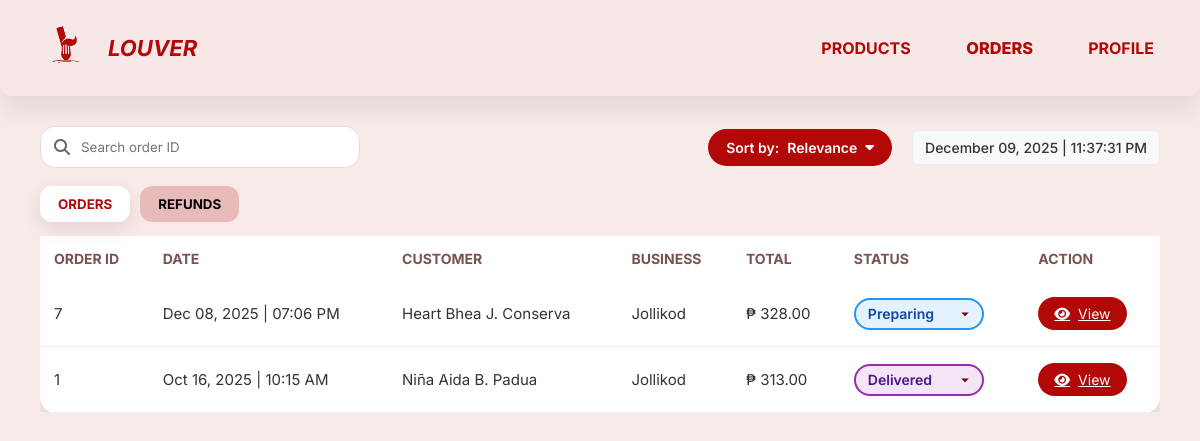
/html/business-owner/business-owner-myorders.php, run on the app's committed database.
### tables this page shows
CREATE TABLE IF NOT EXISTS `orders` (
  `order_id` int NOT NULL AUTO_INCREMENT,
  `customer_id` int NOT NULL,
  `vendor_id` int NOT NULL,
  `total_price` decimal(10,2) NOT NULL,
  `payment_method` enum('COD') DEFAULT 'COD',
  `order_status` enum('Preparing','Ready','Delivered','Rejected') DEFAULT 'Preparing',
  `rejection_reason` varchar(255) DEFAULT NULL,
  `delivery_address` text,
  `customer_note` text,
  `delivery_fee` decimal(10,2) NOT NULL DEFAULT '20.00',
  `created_at` timestamp NULL DEFAULT CURRENT_TIMESTAMP,
  PRIMARY KEY (`order_id`),
  KEY `customer_id` (`customer_id`),
  KEY `vendor_id` (`vendor_id`)
);

CREATE TABLE IF NOT EXISTS `customers` (
  `customer_id` int NOT NULL AUTO_INCREMENT,
  `NAME` varchar(150) NOT NULL,
  `contact_number` varchar(20) NOT NULL,
  `email` varchar(150) NOT NULL,
  `password_hash` varchar(255) NOT NULL,
  `profile_image` varchar(255) DEFAULT 'default.png',
  `created_at` timestamp NULL DEFAULT CURRENT_TIMESTAMP,
  PRIMARY KEY (`customer_id`),
  UNIQUE KEY `email` (`email`)
);

CREATE TABLE IF NOT EXISTS `vendors` (
  `vendor_id` int NOT NULL AUTO_INCREMENT,
  `business_name` varchar(200) NOT NULL,
  `owner_name` varchar(150) DEFAULT NULL,
  `contact_number` varchar(20) NOT NULL,
  `address` varchar(255) NOT NULL,
  `email` varchar(200) DEFAULT NULL,
  `description` text,
  `estimated_time` varchar(50) DEFAULT '10 mins',
  `business_permit` varchar(255) NOT NULL,
  `profile_image` varchar(255) DEFAULT 'default.png',
  `password_hash` varchar(255) DEFAULT NULL,
  `session_status` enum('Online','Offline') DEFAULT 'Offline',
  `created_at` timestamp NULL DEFAULT CURRENT_TIMESTAMP,
  `banner_image` varchar(255) DEFAULT NULL,
  PRIMARY KEY (`vendor_id`),
  UNIQUE KEY `business_name` (`business_name`),
  KEY `session_status` (`session_status`)
);

### html/business-owner/business-owner-myorders.php (the view, shortened to what this page needs)
<?php
$conn = null;
$databaseConnected = isset($conn) && $conn;
$vendor_id = $_SESSION['vendor_id'];
$orders = [];
if ($databaseConnected) {
    $sql = "SELECT o.order_id, o.total_price, o.order_status, o.created_at, o.rejection_reason,
            c.customer_id, c.NAME AS customer_name, c.contact_number, c.email,
            v.business_name
            FROM orders o
            JOIN customers c ON o.customer_id = c.customer_id
            JOIN vendors v ON o.vendor_id = v.vendor_id
            WHERE o.vendor_id = ?
            ORDER BY o.created_at DESC";
    try {
        $stmt = $conn->prepare($sql);
        $stmt->bind_param("i", $vendor_id);
        $stmt->execute();
        $result = $stmt->get_result();
        if ($result) {
            $orders = $result->fetch_all(MYSQLI_ASSOC);
        }
    } catch (Exception $e) {
        error_log("Database error: " . $e->getMessage());
        $orders = [];
        $order_issues = [];
    }
}
?>
<!DOCTYPE html>
<html lang="en">
<head>
<link rel="stylesheet" href="https://cdnjs.cloudflare.com/ajax/libs/font-awesome/6.4.0/css/all.min.css">
<link rel="stylesheet" href="../../css/business-owner/business-owner-style.css">
<link rel="stylesheet" href="../../css/business-owner/business-owner-myorders.css">
</head>
<body>
<div class="navbar">
    <div class="logo">
        <img src="../../assets/pictures/logo.png" alt="Louver Logo" style="height:60px; width:auto;" />
        <span>LOUVER</span>
    </div>
    <div class="navbar-right">
        <nav>
            <a href="business-owner-products.html">PRODUCTS</a>
            <a href="business-owner-myorders.php" class="active">ORDERS</a>
            <a href="business-owner-account.html">PROFILE</a>
        </nav>
    </div>
</div>
<div class="orders-container">
    <div class="orders-top">
      <div class="search-wrapper">
        <i class="fa fa-search"></i>
        <input type="text" id="searchInput" placeholder="Search order ID">
      </div>
      <div class="date-sort">
        <div class="sort-dropdown">
          <button class="sort-btn">Sort by: <span id="sort-value">Relevance</span> <i class="fa fa-caret-down"></i></button>
        </div>
        <p class="date-label" id="liveClock"><?php echo date('F d, Y | h:i:s A'); ?></p>
      </div>
    </div>
    <div class="orders-tabs">
        <button class="tab active" data-tab="orders">ORDERS</button>
        <button class="tab" data-tab="refunds">REFUNDS</button>
    </div>
    <div class="orders-table-wrapper">
      <table class="orders-table" id="ordersTable">
        <thead>
          <tr>
            <th>ORDER ID</th>
            <th>DATE</th>
            <th>CUSTOMER</th>
            <th>BUSINESS</th>
            <th>TOTAL</th>
            <th>STATUS</th>
            <th>ACTION</th>
          </tr>
        </thead>
        <tbody id="ordersTableBody">
          <?php foreach ($orders as $order): ?>
          <?php
          $status_class = strtolower($order['order_status']);
          $date = new DateTime($order['created_at']);
          $formatted_date = $date->format('M d, Y | h:i A');
          ?>
          <tr data-tab="orders" data-order-id="<?php echo $order['order_id']; ?>">
              <td><?php echo htmlspecialchars($order['order_id']); ?></td>
              <td class="date-cell"><?php echo $formatted_date; ?></td>
              <td><?php echo htmlspecialchars($order['customer_name']); ?></td>
              <td><?php echo htmlspecialchars($order['business_name']); ?></td>
              <td>₱ <?php echo number_format($order['total_price'], 2); ?></td>
              <td>
                  <form method="POST" class="status-form" style="display: inline;">
                      <select name="status" class="status-select <?php echo $status_class; ?>" onchange="updateStatusColor(this); this.form.submit();" data-order-id="<?php echo $order['order_id']; ?>">
                          <option value="Preparing" <?php echo $order['order_status'] == 'Preparing' ? 'selected' : ''; ?>>Preparing</option>
                          <option value="Delivered" <?php echo $order['order_status'] == 'Delivered' ? 'selected' : ''; ?>>Delivered</option>
                      </select>
                  </form>
              </td>
              <td><a href="?view_order=<?php echo $order['order_id']; ?>" class="view-btn"><i class="fa fa-eye"></i> View</a></td>
          </tr>
          <?php endforeach; ?>
        </tbody>
      </table>
    </div>
</div>
</body>
</html>

### css/business-owner/business-owner-style.css (style rules this page uses)
* { margin: 0; padding: 0; box-sizing: border-box; font-family: "Inter", sans-serif; }
body { background: #f9eaea; }
.navbar { display: flex; justify-content: space-between; align-items: center; padding: 18px 36px; background: #f7e7e6; box-shadow: 0 15px 25px rgba(0, 0, 0, 0.08); border-bottom-left-radius: 12px; border-bottom-right-radius: 12px; gap: 12px; }
.navbar .logo { font-weight: 700; color: #b20808; font-size: 22px; display: flex; align-items: center; gap: 12px; font-family: 'Inter', sans-serif; font-style: italic; }
.navbar-right { display: flex; align-items: center; gap: 34px; }
.navbar-right nav { display: flex; gap: 36px; }
.navbar nav a { text-decoration: none; color: #b20808; font-weight: 700; font-size: 16px; padding: 6px 10px; transition: color 0.18s ease-in-out, font-weight 0.12s ease, transform 0.12s ease; -webkit-font-smoothing: antialiased; display: inline-block; }
.navbar nav a.active { color: #b20808; font-weight: 800; transform: scale(1.02); }
.orders-container { padding: 30px 40px; }
.orders-top { display: flex; justify-content: space-between; align-items: center; margin-bottom: 25px; }
.search-wrapper { position: relative; }
.search-wrapper input { width: 260px; padding: 12px 16px 12px 40px; border-radius: 15px; border: 1px solid #ddd; outline: none; }
.search-wrapper i { position: absolute; top: 50%; left: 14px; transform: translateY(-50%); color: #666; }
.date-sort { display: flex; align-items: center; gap: 20px; }
.date-label { font-weight: 600; color: #b20808; }
.sort-dropdown { position: relative; }
.sort-btn { background: #b20808; border: none; padding: 10px 18px; color: white; border-radius: 25px; font-size: 14px; cursor: pointer; }
.orders-tabs { display: flex; gap: 10px; margin-bottom: 20px; }
.orders-tabs .tab { padding: 10px 18px; border: none; background: #e9baba; border-radius: 12px; cursor: pointer; font-weight: 600; }
.orders-tabs .active { background: #b20808; color: white; }
.orders-table-wrapper { overflow-x: auto; }
.orders-table { width: 100%; background: rgb(239, 239, 239); border-radius: 12px; padding: 20px; border-collapse: collapse; }
.orders-table thead { background: #f5dcdc; }
.orders-table th { padding: 15px; font-size: 14px; color: #444; text-align: left; }
.orders-table td { padding: 18px 15px; border-bottom: 1px solid #eee; font-size: 15px; }
.preparing { background: #d3a33c; }
.delivered { background: #59c16d; }
.view-btn { background: #b20808; color: white; padding: 8px 16px; border: none; border-radius: 20px; cursor: pointer; font-size: 14px; }
.view-btn i { margin-right: 6px; }
.sort-dropdown { position: relative; font-family: 'Inter', sans-serif; }
.sort-btn { background: #9C0E0E; color: white; border: none; padding: 12px 18px; border-radius: 30px; font-size: 15px; cursor: pointer; display: flex; align-items: center; gap: 5px; }

### html/business-owner/business-owner-myorders.php (style rules this page uses)
.status-select { padding: 6px 30px 6px 12px; border-radius: 20px; border: 2px solid #ddd; font-size: 14px; font-weight: 600; cursor: pointer; min-width: 130px; outline: none; transition: all 0.3s ease; background-color: white; color: #333; position: relative; appearance: none; background-repeat: no-repeat; background-position: right 8px center; background-size: 18px; }
.status-select.preparing { border-color: #2196F3; background-color: #E3F2FD; color: #0D47A1; }
.status-select.delivered { border-color: #9C27B0; background-color: #F3E5F5; color: #4A148C; }
.sort-dropdown { position: relative; z-index: 1000; }
.sort-btn { min-width: 180px; justify-content: space-between; }
.orders-table-wrapper table { width: 100%; border-collapse: collapse; }
#ordersTable { display: table; }
.date-label { font-weight: 500; font-size: 14px; color: #333; background-color: #f8f9fa; padding: 8px 12px; border-radius: 6px; border: 1px solid #e9ecef; min-width: 200px; text-align: center; }

### data on the page
orders: order_id "7", created_at "Dec 08, 2025 | 07:06 PM", customer.NAME "Heart Bhea J. Conserva", vendor.business_name "Jollikod", total_price "328.00", status "Preparing"
orders: order_id "1", created_at "Oct 16, 2025 | 10:15 AM", customer.NAME "Niña Aida B. Padua", vendor.business_name "Jollikod", total_price "313.00", status "Delivered"
